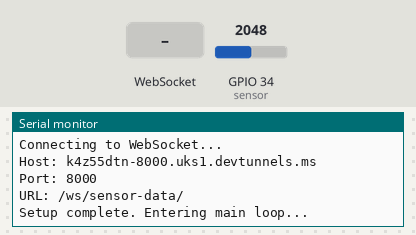
The sketch below on a simulated ESP32. Parts: the last lines printed to the serial monitor. The inputs (shaded band) are chosen by the test bench; at power-on: GPIO 34 (sensor) = 2048. WiFi joins after 1.5 s; servers stay silent unless stated.

Above: at 3.2 s.
3.3 s: WebSocket text "1" received
At 4.7 s:
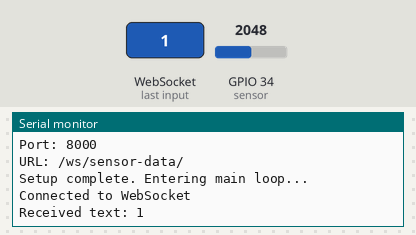
5.5 s: WebSocket text "0" received
At 7.4 s:
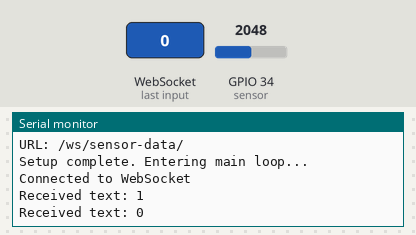

Measured:
- after the input at 3.3 s, the serial monitor: prints a new line after 0.72 s (image 1)
- after the input at 5.5 s, the serial monitor: prints a new line after 0.52 s (image 2)

The sketch:

heart_monitoring.ino
```cpp
#include <WiFi.h>
#include <WebSocketsClient.h>
#include <ArduinoJson.h>

// WiFi credentials
const char* ssid = "mark";
const char* password = "KCPOiP2N";

// WebSocket client
WebSocketsClient webSocket;

// WebSocket event handling
void webSocketEvent(WStype_t type, uint8_t * payload, size_t length) {
    switch(type) {
        case WStype_DISCONNECTED:
            Serial.println("Disconnected from WebSocket");
            break;
        case WStype_CONNECTED:
            Serial.println("Connected to WebSocket");
            // You can also send an initial message once connected, like:
            webSocket.sendTXT("ESP32 connected");
            break;
        case WStype_TEXT:
            Serial.printf("Received text: %s\n", payload);
            break;
                case WStype_ERROR:
            Serial.println("WebSocket Error");
            break;
        case WStype_BIN:
            Serial.println("Received binary data");
            break;
        default:
            Serial.printf("Unhandled event type: %d\n", type);
            break;
    }
}

// Send sensor data to WebSocket
void sendSensorData(int sensorValue) {
    StaticJsonDocument<200> jsonDoc;
    jsonDoc["sensor_value"] = sensorValue;
    String jsonStr;
    serializeJson(jsonDoc, jsonStr);
    webSocket.sendTXT(jsonStr);
}

void setup() {
    Serial.begin(115200);

    // Connect to WiFi
    Serial.println("Connecting to WiFi...");
    WiFi.begin(ssid, password);
    while (WiFi.status() != WL_CONNECTED) {
        delay(1000);
        Serial.println("Connecting...");
    }
    Serial.println("Connected to WiFi");
    Serial.print("IP Address: ");
    Serial.println(WiFi.localIP());

    // Initialize WebSocket
    Serial.println("Connecting to WebSocket...");
    Serial.print("Host: ");
    Serial.println("k4z55dtn-8000.uks1.devtunnels.ms");
    Serial.print("Port: ");
    Serial.println(8000);
    Serial.print("URL: ");
    Serial.println("/ws/sensor-data/");

    webSocket.begin("k4z55dtn-8000.uks1.devtunnels.ms/", 8000, "/ws/sensor-data/");

    // Optional: Enable heartbeat to maintain connection
    webSocket.enableHeartbeat(15000, 3000, 2);

    // Set WebSocket event handling function
    webSocket.onEvent(webSocketEvent);

    Serial.println("Setup complete. Entering main loop...");
}

void loop() {
    webSocket.loop();

    // Replace with actual sensor reading on ESP32, for example using GPIO 34
    int sensorValue = analogRead(34);  // Example for an analog sensor on GPIO 34
    sendSensorData(sensorValue);

    delay(2000);  // Send data every 2 seconds
}
```
